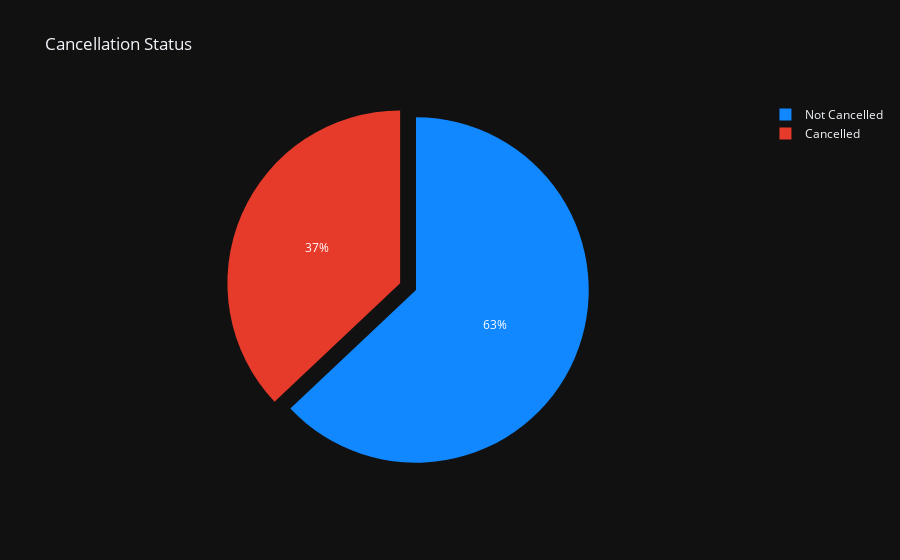

Source (notebook cell):
### Markdown cell above
### <a id = '1.6'></a>
<div style = "font-size : 25px; color : #ff0099; font-family : 'Comic Sans MS'; "><strong>Distribution of Target Feature</strong></div>

### Code cell
# Calculate percentages
percentage = df['is_canceled'].value_counts(normalize=True) * 100
labels = ["Not Cancelled", "Cancelled"]

# Create the pie chart using Plotly Express
fig = px.pie(
    values=percentage, 
    names=labels, 
    title="Cancellation Status",
    color_discrete_sequence=['#1188ff', '#e63a2a'],  # Set custom colors
    hole=0,  # Use 0 for a regular pie chart, >0 for a donut chart
    template="plotly_dark"  # Apply dark theme
)

fig.data[0].pull = [0, 0.1]  # Explode only the "Cancelled" slice

# Show the chart
fig.show()

### Figure 1 — Plotly figure (JSON) as saved in the notebook; plotly's stock layout.template omitted (floating-point values rounded to 4 significant figures)
{"data": [{"domain": {"x": [0, 1], "y": [0, 1]}, "hole": 0, "hovertemplate": "label=%{label}<br>value=%{value}<extra></extra>", "labels": ["Not Cancelled", "Cancelled"], "legendgroup": "", "name": "", "pull": [0, 0.1], "showlegend": true, "type": "pie", "values": [62.96, 37.04]}], "layout": {"legend": {"tracegroupgap": 0}, "piecolorway": ["#1188ff", "#e63a2a"], "title": {"text": "Cancellation Status"}}}
